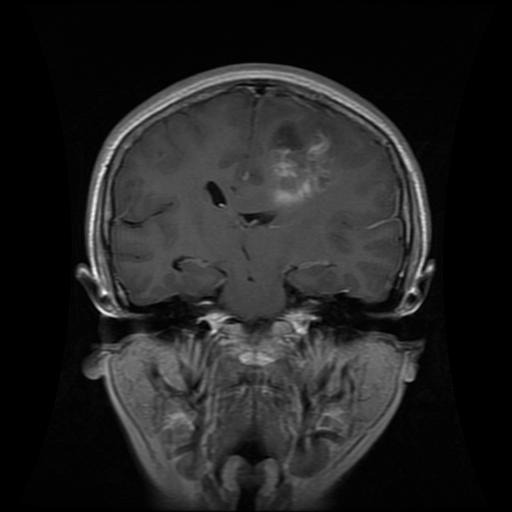
#> input picture Dataset/Training/glioma/Tr-gl_0107.jpg, 512 x 512 px, found by its file name; its folder holds only this picture in this run
$ python create_variation_a_dataset.py
#> lines starting #> are read from the running program, lines starting #| are printed output that depends on the picture
import os
import shutil
import random
import cv2
import numpy as np
from PIL import Image, ImageFilter
import matplotlib.pyplot as plt
from scipy import ndimage

class VariationADatasetCreator:
    def __init__(self, seed=42):
        """Initialize the Variation A dataset creator."""
        random.seed(seed)
        np.random.seed(seed)

        # Source and destination paths
        self.dataset_path = "Dataset/Training"
        self.data_used_path = "data_used_for_variation_A"
        self.results_path = "Variation A_results"

        # Cancer types
        self.cancer_types = ['glioma', 'meningioma', 'notumor', 'pituitary', 'not_mri']

        # Augmentation probabilities (p≈0.3 each)
        self.prob_gamma = 0.3
        self.prob_contrast = 0.3
        self.prob_clahe = 0.3
        self.prob_noise = 0.3
        self.prob_blur = 0.2
        self.prob_sharpen = 0.2

        # Number of images to process per class
        self.images_per_class = 100

    def copy_original_images(self):
        """Copy original images to data_used_for_variation_A folder."""
        print("📁 Copying original images to data_used_for_variation_A...")

        for cancer_type in self.cancer_types:
            source_dir = os.path.join(self.dataset_path, cancer_type)
            dest_dir = os.path.join(self.data_used_path, cancer_type)

            if not os.path.exists(source_dir):
                print(f"⚠️ Source directory not found: {source_dir}")
                continue

            # Get list of all images in source directory
            image_files = [f for f in os.listdir(source_dir) if f.lower().endswith(('.jpg', '.jpeg', '.png', '.bmp'))]

            if len(image_files) < self.images_per_class:
                print(f"⚠️ Only {len(image_files)} images found in {cancer_type}, using all available")
                selected_images = image_files
            else:
                # Randomly select images_per_class images
                selected_images = random.sample(image_files, self.images_per_class)

            print(f"📋 {cancer_type}: Copying {len(selected_images)} images...")

            for i, image_file in enumerate(selected_images):
                source_path = os.path.join(source_dir, image_file)
                dest_path = os.path.join(dest_dir, f"{cancer_type}_{i+1:03d}_{image_file}")

                try:
                    shutil.copy2(source_path, dest_path)
                    if (i + 1) % 20 == 0:
                        print(f"   ✅ Copied {i + 1}/{len(selected_images)} images")
                except Exception as e:
                    print(f"   ❌ Error copying {image_file}: {e}")

            print(f"✅ Completed copying {cancer_type}: {len(selected_images)} images")
#> pass 2 of the loop in copy_original_images, `for cancer_type in self.cancer_types:`:

        print("📁 Original image copying completed!")

    def normalize_image(self, image):
        """Normalize image to [0,1] range."""
        if image.dtype == np.uint8:
            image = image.astype(np.float32) / 255.0
        return image

    def clip_to_range(self, image):
        """Clip image values to [0,1] range."""
        return np.clip(image, 0.0, 1.0)

    def gamma_jitter(self, image, gamma_range=(0.9, 1.1)):
        """Apply gamma (brightness) jitter."""
        if random.random() < self.prob_gamma:
            # Occasionally extend range to 0.8-1.2
            if random.random() < 0.2:  # 20% chance for extended range
                gamma_range = (0.8, 1.2)

            gamma = random.uniform(*gamma_range)
            image = np.power(image, gamma)

        return image

    def contrast_jitter(self, image, contrast_range=0.1):
        """Apply contrast jitter."""
        if random.random() < self.prob_contrast:
            contrast_factor = random.uniform(1 - contrast_range, 1 + contrast_range)
            mean_val = np.mean(image)
            image = (image - mean_val) * contrast_factor + mean_val

        return image

    def apply_clahe(self, image, clip_limit_range=(1.5, 2.0), tile_size=8):
        """Apply CLAHE (Contrast Limited Adaptive Histogram Equalization)."""
        if random.random() < self.prob_clahe:
            clip_limit = random.uniform(*clip_limit_range)

            # Convert to uint8 for CLAHE
            img_uint8 = (image * 255).astype(np.uint8)

            # Create CLAHE object
            clahe = cv2.createCLAHE(clipLimit=clip_limit, tileGridSize=(tile_size, tile_size))

            # Apply CLAHE
            if len(img_uint8.shape) == 3:
                img_clahe = np.zeros_like(img_uint8)
                for i in range(img_uint8.shape[2]):
                    img_clahe[:, :, i] = clahe.apply(img_uint8[:, :, i])
            else:
                img_clahe = clahe.apply(img_uint8)

            # Convert back to float [0,1]
            image = img_clahe.astype(np.float32) / 255.0

        return image

    def add_noise(self, image, noise_range=(0.01, 0.03)):
        """Add Rician/Gaussian noise."""
        if random.random() < self.prob_noise:
            dynamic_range = np.max(image) - np.min(image)
            sigma = random.uniform(*noise_range) * dynamic_range
            noise = np.random.normal(0, sigma, image.shape)
            image = image + noise

        return image

    def gaussian_blur(self, image, sigma_range=(0.3, 0.7)):
        """Apply Gaussian blur."""
        if random.random() < self.prob_blur:
            sigma = random.uniform(*sigma_range)
            image = ndimage.gaussian_filter(image, sigma=sigma)

        return image

    def sharpen(self, image, amount=0.5, radius_range=(1, 2)):
        """Apply unsharp mask sharpening."""
        if random.random() < self.prob_sharpen:
            radius = random.randint(int(radius_range[0]), int(radius_range[1]))

            # Use OpenCV for sharpening
            kernel = np.array([[-1,-1,-1], [-1,9,-1], [-1,-1,-1]])
            img_uint8 = (image * 255).astype(np.uint8)
            img_sharp = cv2.filter2D(img_uint8, -1, kernel)

            # Convert back to float [0,1]
            image = img_sharp.astype(np.float32) / 255.0

        return image

    def augment_image(self, image, num_augmentations=2):
        """Apply photometric augmentation to image."""
        # Normalize image first
        image = self.normalize_image(image)

        # Apply augmentations
        augmentations = [
            self.gamma_jitter,
            self.contrast_jitter,
            self.apply_clahe,
            self.add_noise,
            self.gaussian_blur,
            self.sharpen
        ]

        # Randomly select augmentations
        selected_augs = random.sample(augmentations, min(num_augmentations, len(augmentations)))

        for aug_func in selected_augs:
            image = aug_func(image)

        # Re-clip to [0,1] range
        image = self.clip_to_range(image)

        return image

    def create_variation_a_images(self):
        """Create Variation A augmented images for all copied images."""
        print("🎨 Creating Variation A augmented images...")

        for cancer_type in self.cancer_types:
            source_dir = os.path.join(self.data_used_path, cancer_type)
            dest_dir = os.path.join(self.results_path, cancer_type)

            if not os.path.exists(source_dir):
                print(f"⚠️ Source directory not found: {source_dir}")
                continue

            # Get list of copied images
            image_files = [f for f in os.listdir(source_dir) if f.lower().endswith(('.jpg', '.jpeg', '.png', '.bmp'))]

            print(f"🎨 {cancer_type}: Processing {len(image_files)} images...")

            for i, image_file in enumerate(image_files):
                source_path = os.path.join(source_dir, image_file)

                # Create output filename
                base_name = os.path.splitext(image_file)[0]
                output_filename = f"{base_name}_variation_A.jpg"
                dest_path = os.path.join(dest_dir, output_filename)

                try:
                    # Load image
                    image = cv2.imread(source_path)
#> image is the input picture: shape (512, 512, 3); min 0, max 255, mean 34.5
                    if image is None:
                        print(f"   ❌ Could not load {image_file}")
                        continue

                    # Convert BGR to RGB
                    image = cv2.cvtColor(image, cv2.COLOR_BGR2RGB)

                    # Apply augmentation
                    augmented_image = self.augment_image(image, num_augmentations=2)
#> the loop in augment_image, `for aug_func in selected_augs:` made 2 passes
#> pass 1, in sharpen, `img_sharp = cv2.filter2D(img_uint8, -1, kernel)`:
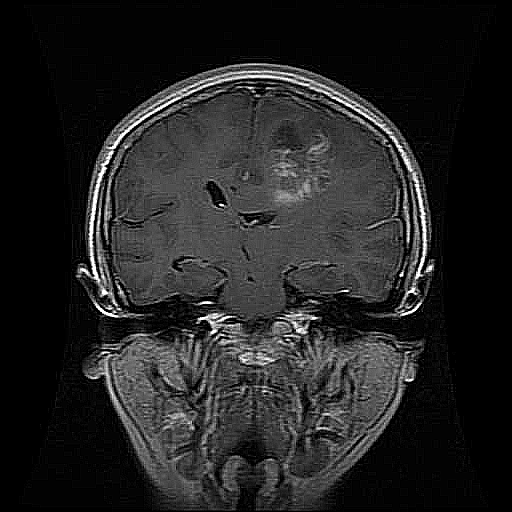
#> img_sharp: shape (512, 512, 3); min 0, max 255, mean 35.3

                    # Save augmented image
                    img_uint8 = (augmented_image * 255).astype(np.uint8)
                    cv2.imwrite(dest_path, cv2.cvtColor(img_uint8, cv2.COLOR_RGB2BGR))

                    if (i + 1) % 20 == 0:
                        print(f"   ✅ Processed {i + 1}/{len(image_files)} images")

                except Exception as e:
                    print(f"   ❌ Error processing {image_file}: {e}")

            print(f"✅ Completed Variation A for {cancer_type}: {len(image_files)} images")
#> pass 2 of the loop in create_variation_a_images, `for cancer_type in self.cancer_types:`:
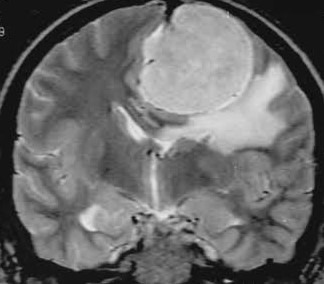
#> input picture Dataset/Training/meningioma/Tr-me_0180.jpg, 324 x 284 px, found by its file name
#> in create_variation_a_images, image is the input picture: shape (284, 324, 3); min 0, max 231, mean 105.6
#> the loop in augment_image (call 2), `for aug_func in selected_augs:` made 2 passes
#> pass 1, in sharpen (call 2), `img_sharp = cv2.filter2D(img_uint8, -1, kernel)`:
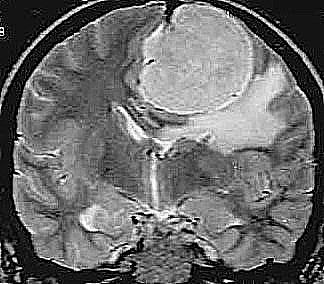
#> img_sharp: shape (284, 324, 3); min 0, max 255, mean 107.4
#> img_uint8: shape (284, 324, 3)

        print("🎨 Variation A image creation completed!")

    def create_summary_report(self):
        """Create a summary report of the process."""
        print("\n📊 Creating summary report...")

        report = []
        report.append("=" * 60)
        report.append("VARIATION A DATASET CREATION SUMMARY")
        report.append("=" * 60)

        total_original = 0
        total_augmented = 0

        for cancer_type in self.cancer_types:
            data_used_dir = os.path.join(self.data_used_path, cancer_type)
            results_dir = os.path.join(self.results_path, cancer_type)

            original_count = len([f for f in os.listdir(data_used_dir) if f.lower().endswith(('.jpg', '.jpeg', '.png', '.bmp'))]) if os.path.exists(data_used_dir) else 0
            augmented_count = len([f for f in os.listdir(results_dir) if f.lower().endswith(('.jpg', '.jpeg', '.png', '.bmp'))]) if os.path.exists(results_dir) else 0

            total_original += original_count
            total_augmented += augmented_count

            report.append(f"{cancer_type.upper():<15}: {original_count:>3} original → {augmented_count:>3} augmented")
#> pass 2 of the loop in create_summary_report, `for cancer_type in self.cancer_types:`:

        report.append("-" * 60)
        report.append(f"TOTAL{'':<10}: {total_original:>3} original → {total_augmented:>3} augmented")
        report.append("=" * 60)

        # Save report
        with open("Variation_A_Summary_Report.txt", "w") as f:
            f.write("\n".join(report))

        # Print report
        for line in report:
            print(line)

        print(f"\n📄 Summary report saved to: Variation_A_Summary_Report.txt")

    def run_full_process(self):
        """Run the complete Variation A dataset creation process."""
        print("🚀 Starting Variation A Dataset Creation Process...")
        print(f"📁 Target: {self.images_per_class} images per cancer type")
        print(f"🎯 Cancer types: {', '.join(self.cancer_types)}")
        print()

        # Step 1: Copy original images
        self.copy_original_images()
        print()

        # Step 2: Create Variation A augmented images
        self.create_variation_a_images()
        print()

        # Step 3: Create summary report
        self.create_summary_report()

        print("\n🎉 Variation A Dataset Creation Process Completed!")
        print(f"📁 Original images: {self.data_used_path}")
        print(f"🎨 Augmented images: {self.results_path}")

def main():
    """Main function to run the Variation A dataset creation."""
    creator = VariationADatasetCreator(seed=42)
    creator.run_full_process()

if __name__ == "__main__":
    main()
